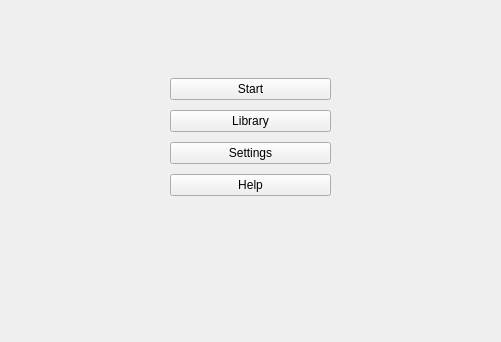
<?xml version="1.0" encoding="UTF-8"?>
<ui version="4.0">
 <class>Menu</class>
 <widget class="QWidget" name="Menu">
  <property name="geometry">
   <rect>
    <x>0</x>
    <y>0</y>
    <width>501</width>
    <height>342</height>
   </rect>
  </property>
  <property name="windowTitle">
   <string>Form</string>
  </property>
  <property name="accessibleName">
   <string>Menu</string>
  </property>
  <layout class="QHBoxLayout" name="horizontalLayout">
   <property name="spacing">
    <number>0</number>
   </property>
   <property name="leftMargin">
    <number>0</number>
   </property>
   <property name="topMargin">
    <number>0</number>
   </property>
   <property name="rightMargin">
    <number>0</number>
   </property>
   <property name="bottomMargin">
    <number>0</number>
   </property>
   <item>
    <widget class="QFrame" name="MenuFrame">
     <property name="accessibleName">
      <string>Menu</string>
     </property>
     <layout class="QHBoxLayout" name="horizontalLayout_2">
      <item>
       <spacer name="horizontalSpacer">
        <property name="orientation">
         <enum>Qt::Horizontal</enum>
        </property>
        <property name="sizeHint" stdset="0">
         <size>
          <width>40</width>
          <height>20</height>
         </size>
        </property>
       </spacer>
      </item>
      <item>
       <layout class="QVBoxLayout" name="verticalLayout">
        <property name="spacing">
         <number>10</number>
        </property>
        <item>
         <spacer name="verticalSpacer_2">
          <property name="orientation">
           <enum>Qt::Vertical</enum>
          </property>
          <property name="sizeHint" stdset="0">
           <size>
            <width>20</width>
            <height>40</height>
           </size>
          </property>
         </spacer>
        </item>
        <item>
         <widget class="QPushButton" name="startButton">
          <property name="sizePolicy">
           <sizepolicy hsizetype="Expanding" vsizetype="Fixed">
            <horstretch>0</horstretch>
            <verstretch>0</verstretch>
           </sizepolicy>
          </property>
          <property name="focusPolicy">
           <enum>Qt::StrongFocus</enum>
          </property>
          <property name="accessibleName">
           <string>startButton menuButton</string>
          </property>
          <property name="styleSheet">
           <string notr="true"/>
          </property>
          <property name="text">
           <string>Start</string>
          </property>
          <property name="autoDefault">
           <bool>true</bool>
          </property>
         </widget>
        </item>
        <item>
         <widget class="QPushButton" name="libraryButton">
          <property name="accessibleName">
           <string>libraryButton menuButton</string>
          </property>
          <property name="text">
           <string>Library</string>
          </property>
          <property name="autoDefault">
           <bool>true</bool>
          </property>
         </widget>
        </item>
        <item>
         <widget class="QPushButton" name="configButton">
          <property name="sizePolicy">
           <sizepolicy hsizetype="Expanding" vsizetype="Fixed">
            <horstretch>0</horstretch>
            <verstretch>0</verstretch>
           </sizepolicy>
          </property>
          <property name="focusPolicy">
           <enum>Qt::StrongFocus</enum>
          </property>
          <property name="accessibleName">
           <string>configButton menuButton</string>
          </property>
          <property name="text">
           <string>Settings</string>
          </property>
          <property name="autoDefault">
           <bool>true</bool>
          </property>
         </widget>
        </item>
        <item>
         <widget class="QPushButton" name="helpButton">
          <property name="sizePolicy">
           <sizepolicy hsizetype="Expanding" vsizetype="Fixed">
            <horstretch>0</horstretch>
            <verstretch>0</verstretch>
           </sizepolicy>
          </property>
          <property name="focusPolicy">
           <enum>Qt::StrongFocus</enum>
          </property>
          <property name="accessibleName">
           <string>helpButton menuButton</string>
          </property>
          <property name="text">
           <string>Help</string>
          </property>
          <property name="autoDefault">
           <bool>true</bool>
          </property>
          <property name="default">
           <bool>false</bool>
          </property>
          <property name="flat">
           <bool>false</bool>
          </property>
         </widget>
        </item>
        <item>
         <spacer name="verticalSpacer">
          <property name="orientation">
           <enum>Qt::Vertical</enum>
          </property>
          <property name="sizeHint" stdset="0">
           <size>
            <width>20</width>
            <height>40</height>
           </size>
          </property>
         </spacer>
        </item>
        <item>
         <spacer name="verticalSpacer_3">
          <property name="orientation">
           <enum>Qt::Vertical</enum>
          </property>
          <property name="sizeHint" stdset="0">
           <size>
            <width>20</width>
            <height>40</height>
           </size>
          </property>
         </spacer>
        </item>
       </layout>
      </item>
      <item>
       <spacer name="horizontalSpacer_2">
        <property name="orientation">
         <enum>Qt::Horizontal</enum>
        </property>
        <property name="sizeHint" stdset="0">
         <size>
          <width>40</width>
          <height>20</height>
         </size>
        </property>
       </spacer>
      </item>
     </layout>
    </widget>
   </item>
  </layout>
 </widget>
 <resources/>
 <connections/>
</ui>
